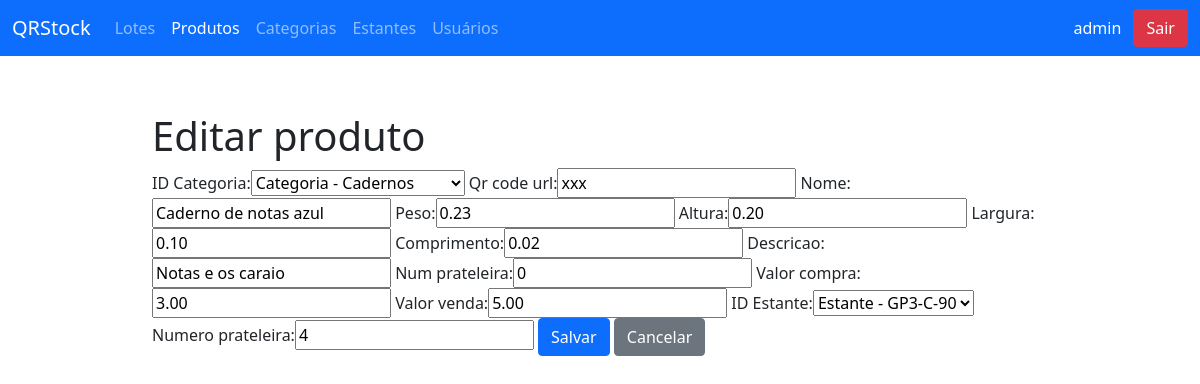
/edit_product/1 (signed in), run on an earlier commit of the app's database.
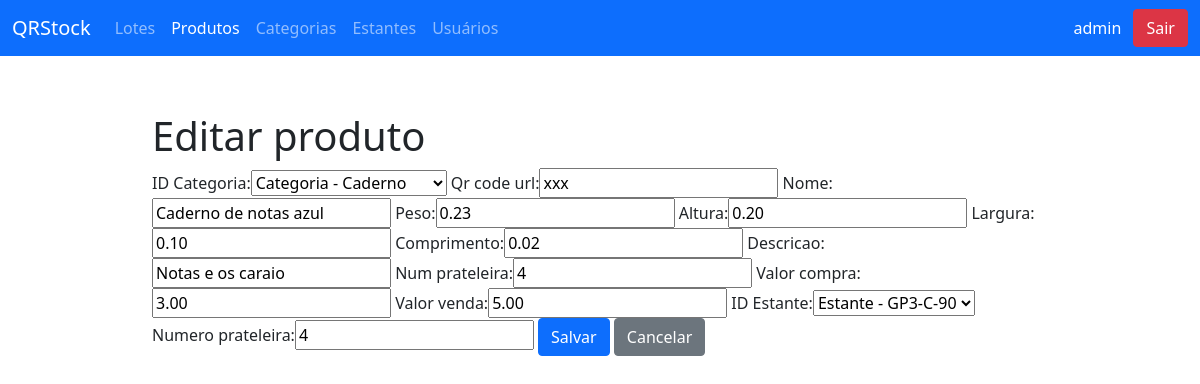
And on a later commit of the database.
### QRcodeStock/models.py (models this page shows, shortened)
class Produto(models.Model):
    id_categoria = models.ForeignKey(Categoria,
                                     on_delete=models.CASCADE,
                                     verbose_name='ID Categoria')
    qr_code_url = models.CharField(max_length=50)
    nome = models.CharField(max_length=50)
    peso = models.DecimalField(max_digits=5, decimal_places=2)
    altura = models.DecimalField(max_digits=3, decimal_places=2, default=1.00)
    largura = models.DecimalField(max_digits=3, decimal_places=2, default=1.00)
    comprimento = models.DecimalField(max_digits=3,
                                      decimal_places=2,
                                      default=1.00,
                                      blank=True, null=True)
    descricao = models.CharField(max_length=350)
    num_prateleira = models.IntegerField(default=0)
    valor_compra = models.DecimalField(max_digits=10,
                                       decimal_places=2,
                                       default=10.00)
    valor_venda = models.DecimalField(max_digits=12,
                                      decimal_places=2,
                                      default=15.00)
    id_estante = models.ForeignKey(Estante,
                                   on_delete=models.CASCADE,
                                   verbose_name='ID Estante')
    numero_prateleira = models.IntegerField()
    class Meta:
        verbose_name_plural = 'Produtos'

### QRcodeStock/views.py (the view)
# urls.py: path('edit_product/<int:id>', edit_product, name='url_edit_product'),
@login_required
def edit_product(request, id):
    selected_product = Produto.objects.get(id=id)
    form = FormProduto(request.POST or None, request.FILES or None, instance=selected_product)
    contexto = {'titulo': 'QRStock - Editar produto',
                'form': form, 'acao': 'Editar produto',
                'redirect_url': '/products/'}
    if form.is_valid():
        form.save()
        return redirect('url_list_products')
    else:
        return render(request, 'edit/edit_and_create.html', contexto)

### QRcodeStock/forms.py
class FormProduto(ModelForm):
    class Meta:
        model = Produto
        fields = '__all__'

### QRcodeStock/models.py (called while the page is built)
    def __str__(self):
        return f'Estante - {self.codigo}'

    def __str__(self):
        return f'Categoria - {self.nome}'

### QRcodeStock/templates/edit/edit_and_create.html (shortened to what this page needs)
{% extends 'base.html' %}
{% load bootstrap %}
{% block conteudo %}
    <div class="container-md"
         style="margin: 56px auto 32px; padding: 0 32px; max-width: 80%">
    <div class="row">
      <div class="col-md-12">
        <h1>{{ acao }}</h1>
      </div>
    </div>
    <form method="post" enctype="multipart/form-data">
        {{ form | bootstrap }}
    <button type="submit"
            class="btn btn-primary">Salvar</button>
    <button type="button"
            onclick="location.href='{{ redirect_url }}'"
            class="btn btn-secondary">Cancelar</button>
    </form>
    </div>
{% endblock %}

What changed in the data, as far as the page shows it:
changed Produto "xxx": id_categoria "Categoria - Cadernos" → "Categoria - Caderno"; num_prateleira "0" → "4"
